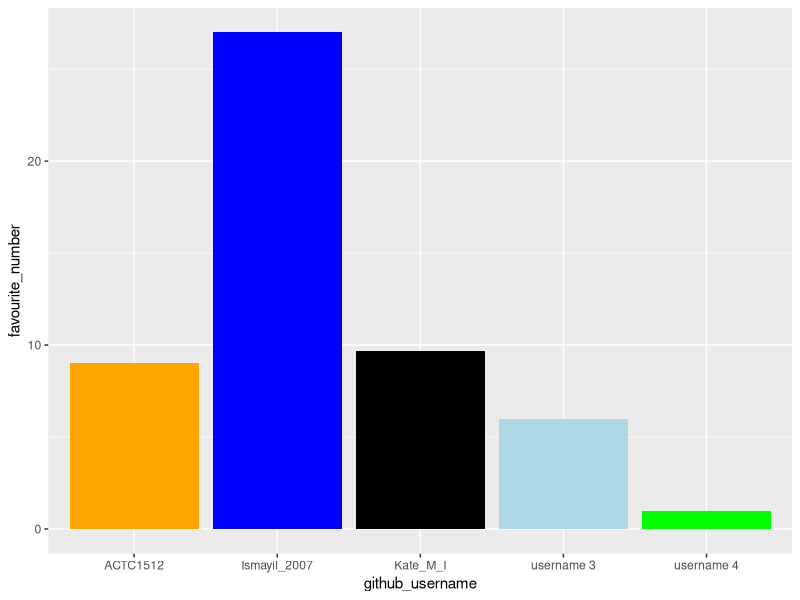

Reproduce this figure in R.
## ---- chunk 1
library(tidyverse) 
## ---- chunk 2
team_data <- tibble(
  name = c("Alfie", "Ismayil", 
           "Max", "Jonah", "Kate"),
  github_username = c("ACTC1512", "Ismayil_2007", 
                      "username 3", "username 4", "Kate_M_I"), 
  colour = c("Orange", "Blue", 
             "Light Blue", "Green","Black"),
  hobby = c("Poker", "Chess", 
            "Mountain Biking", "Cycling", ""),
  favourite_number = c(9, 27, 6, 1, 9.7)
  )

team_data
## ---- chunk 3
p1 <- ggplot(data = team_data, 
             mapping = aes(x = github_username, 
                           y = favourite_number,
                           fill = colour), 
             ) +
   geom_col() +
   scale_fill_identity()
p1
